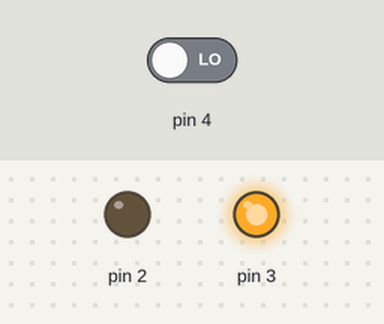
Bench run of a sketch on a simulated Arduino Uno, built with avr-gcc and run on an emulated ATmega328P. Shown: output pins drawn as LEDs (lit = HIGH). Inputs (shaded band) come from the test bench; at power-on: pin 4 LOW.

Above: at 1.2 s.
1.3 s: pin 4 driven HIGH
At 2.4 s:
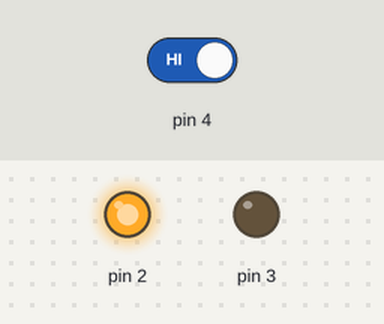
2.8 s: pin 4 driven LOW
At 3.6 s:
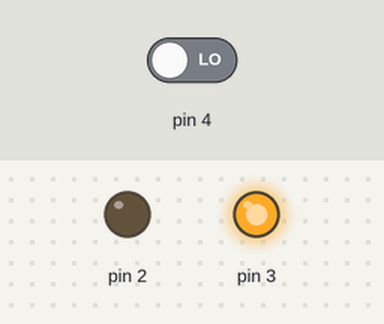
Timing chart, 0 to 5.8 s (numbered marks = the images above; inputs shaded):
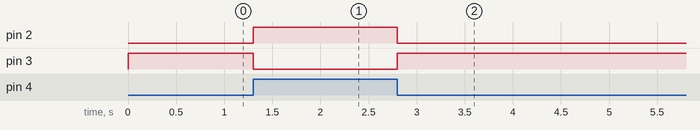

The sketch:

boton.ino
```cpp
void setup()//tu codigo es el doble de incompleto
{
 pinMode (2,OUTPUT);
 pinMode (3,OUTPUT);
 pinMode (4,INPUT);
}

void loop()
{
if(digitalRead(4)==HIGH){
  digitalWrite(2, HIGH);
  digitalWrite(3,LOW);
}

else {
  digitalWrite(3, HIGH);
    digitalWrite(2, LOW);

}

}
```

Measured:
- after the input at 1.3 s, pin 2: LOW → HIGH at once; pin 3: HIGH → LOW at once
- after the input at 2.8 s, pin 2: HIGH → LOW at once; pin 3: LOW → HIGH at once
